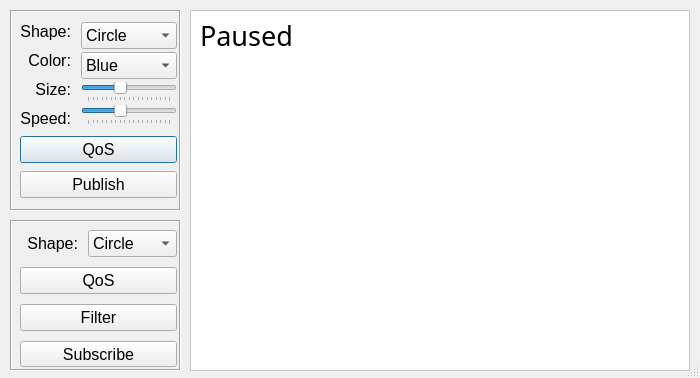
<?xml version="1.0" encoding="UTF-8"?>
<ui version="4.0">
 <class>ShapesDialog</class>
 <widget class="QDialog" name="ShapesDialog">
  <property name="windowModality">
   <enum>Qt::NonModal</enum>
  </property>
  <property name="enabled">
   <bool>true</bool>
  </property>
  <property name="geometry">
   <rect>
    <x>0</x>
    <y>0</y>
    <width>700</width>
    <height>378</height>
   </rect>
  </property>
  <property name="sizePolicy">
   <sizepolicy hsizetype="Fixed" vsizetype="Fixed">
    <horstretch>0</horstretch>
    <verstretch>0</verstretch>
   </sizepolicy>
  </property>
  <property name="minimumSize">
   <size>
    <width>700</width>
    <height>378</height>
   </size>
  </property>
  <property name="maximumSize">
   <size>
    <width>518</width>
    <height>378</height>
   </size>
  </property>
  <property name="focusPolicy">
   <enum>Qt::ClickFocus</enum>
  </property>
  <property name="windowTitle">
   <string> Zenoh - iShapes </string>
  </property>
  <property name="sizeGripEnabled">
   <bool>true</bool>
  </property>
  <property name="modal">
   <bool>false</bool>
  </property>
  <widget class="QFrame" name="frame">
   <property name="geometry">
    <rect>
     <x>10</x>
     <y>10</y>
     <width>171</width>
     <height>201</height>
    </rect>
   </property>
   <property name="font">
    <font>
     <family>Lucida Grande</family>
     <pointsize>12</pointsize>
    </font>
   </property>
   <property name="frameShape">
    <enum>QFrame::Box</enum>
   </property>
   <property name="frameShadow">
    <enum>QFrame::Sunken</enum>
   </property>
   <widget class="QWidget" name="layoutWidget">
    <property name="geometry">
     <rect>
      <x>10</x>
      <y>10</y>
      <width>157</width>
      <height>183</height>
     </rect>
    </property>
    <property name="font">
     <font>
      <family>Lucida Grande</family>
      <pointsize>12</pointsize>
     </font>
    </property>
    <layout class="QVBoxLayout" name="verticalLayout_3">
     <item>
      <layout class="QHBoxLayout" name="horizontalLayout">
       <property name="spacing">
        <number>10</number>
       </property>
       <item>
        <layout class="QVBoxLayout" name="verticalLayout">
         <item>
          <widget class="QLabel" name="wShapeLabel">
           <property name="font">
            <font>
             <family>Lucida Grande</family>
             <pointsize>12</pointsize>
             <stylestrategy>PreferAntialias</stylestrategy>
             <kerning>false</kerning>
            </font>
           </property>
           <property name="layoutDirection">
            <enum>Qt::LeftToRight</enum>
           </property>
           <property name="text">
            <string>Shape:</string>
           </property>
           <property name="alignment">
            <set>Qt::AlignRight|Qt::AlignTrailing|Qt::AlignVCenter</set>
           </property>
          </widget>
         </item>
         <item>
          <widget class="QLabel" name="colorLabel">
           <property name="font">
            <font>
             <family>Lucida Grande</family>
             <pointsize>12</pointsize>
             <stylestrategy>PreferAntialias</stylestrategy>
             <kerning>false</kerning>
            </font>
           </property>
           <property name="text">
            <string>Color:</string>
           </property>
           <property name="alignment">
            <set>Qt::AlignRight|Qt::AlignTrailing|Qt::AlignVCenter</set>
           </property>
          </widget>
         </item>
         <item>
          <widget class="QLabel" name="label">
           <property name="font">
            <font>
             <family>Lucida Grande</family>
             <pointsize>12</pointsize>
             <stylestrategy>PreferAntialias</stylestrategy>
             <kerning>false</kerning>
            </font>
           </property>
           <property name="text">
            <string>Size:</string>
           </property>
           <property name="alignment">
            <set>Qt::AlignRight|Qt::AlignTrailing|Qt::AlignVCenter</set>
           </property>
          </widget>
         </item>
         <item>
          <widget class="QLabel" name="label_2">
           <property name="font">
            <font>
             <family>Lucida Grande</family>
             <pointsize>12</pointsize>
             <stylestrategy>PreferAntialias</stylestrategy>
             <kerning>false</kerning>
            </font>
           </property>
           <property name="text">
            <string>Speed:</string>
           </property>
           <property name="alignment">
            <set>Qt::AlignRight|Qt::AlignTrailing|Qt::AlignVCenter</set>
           </property>
          </widget>
         </item>
        </layout>
       </item>
       <item>
        <layout class="QVBoxLayout" name="verticalLayout_2">
         <property name="spacing">
          <number>3</number>
         </property>
         <item>
          <widget class="QComboBox" name="wShapeList">
           <property name="font">
            <font>
             <family>Lucida Grande</family>
             <pointsize>12</pointsize>
             <stylestrategy>PreferAntialias</stylestrategy>
             <kerning>false</kerning>
            </font>
           </property>
           <item>
            <property name="text">
             <string>Circle</string>
            </property>
           </item>
           <item>
            <property name="text">
             <string>Square</string>
            </property>
           </item>
           <item>
            <property name="text">
             <string>Triangle</string>
            </property>
           </item>
          </widget>
         </item>
         <item>
          <widget class="QComboBox" name="colorList">
           <property name="font">
            <font>
             <family>Lucida Grande</family>
             <pointsize>12</pointsize>
             <stylestrategy>PreferAntialias</stylestrategy>
             <kerning>false</kerning>
            </font>
           </property>
           <item>
            <property name="text">
             <string>Blue</string>
            </property>
           </item>
           <item>
            <property name="text">
             <string>Red</string>
            </property>
           </item>
           <item>
            <property name="text">
             <string>Green</string>
            </property>
           </item>
           <item>
            <property name="text">
             <string>Orange</string>
            </property>
           </item>
           <item>
            <property name="text">
             <string>Yellow</string>
            </property>
           </item>
           <item>
            <property name="text">
             <string>Magenta</string>
            </property>
           </item>
           <item>
            <property name="text">
             <string>Cyan</string>
            </property>
           </item>
           <item>
            <property name="text">
             <string>Gray</string>
            </property>
           </item>
          </widget>
         </item>
         <item>
          <widget class="QSlider" name="sizeSlider">
           <property name="font">
            <font>
             <family>Lucida Grande</family>
             <pointsize>12</pointsize>
            </font>
           </property>
           <property name="minimum">
            <number>10</number>
           </property>
           <property name="maximum">
            <number>100</number>
           </property>
           <property name="singleStep">
            <number>10</number>
           </property>
           <property name="pageStep">
            <number>20</number>
           </property>
           <property name="value">
            <number>45</number>
           </property>
           <property name="sliderPosition">
            <number>45</number>
           </property>
           <property name="orientation">
            <enum>Qt::Horizontal</enum>
           </property>
           <property name="tickPosition">
            <enum>QSlider::TicksBelow</enum>
           </property>
           <property name="tickInterval">
            <number>5</number>
           </property>
          </widget>
         </item>
         <item>
          <widget class="QSlider" name="speedSlider">
           <property name="font">
            <font>
             <family>Lucida Grande</family>
             <pointsize>12</pointsize>
            </font>
           </property>
           <property name="minimum">
            <number>10</number>
           </property>
           <property name="maximum">
            <number>100</number>
           </property>
           <property name="singleStep">
            <number>10</number>
           </property>
           <property name="pageStep">
            <number>20</number>
           </property>
           <property name="value">
            <number>45</number>
           </property>
           <property name="sliderPosition">
            <number>45</number>
           </property>
           <property name="orientation">
            <enum>Qt::Horizontal</enum>
           </property>
           <property name="tickPosition">
            <enum>QSlider::TicksBelow</enum>
           </property>
           <property name="tickInterval">
            <number>5</number>
           </property>
          </widget>
         </item>
        </layout>
       </item>
      </layout>
     </item>
     <item>
      <widget class="QPushButton" name="pubQosButton">
       <property name="sizePolicy">
        <sizepolicy hsizetype="Minimum" vsizetype="Fixed">
         <horstretch>0</horstretch>
         <verstretch>0</verstretch>
        </sizepolicy>
       </property>
       <property name="font">
        <font>
         <family>Lucida Grande</family>
         <pointsize>12</pointsize>
         <stylestrategy>PreferAntialias</stylestrategy>
         <kerning>false</kerning>
        </font>
       </property>
       <property name="toolTip">
        <string>&lt;!DOCTYPE HTML PUBLIC &quot;-//W3C//DTD HTML 4.0//EN&quot; &quot;http://www.w3.org/TR/REC-html40/strict.dtd&quot;&gt;
&lt;html&gt;&lt;head&gt;&lt;meta name=&quot;qrichtext&quot; content=&quot;1&quot; /&gt;&lt;style type=&quot;text/css&quot;&gt;
p, li { white-space: pre-wrap; }
&lt;/style&gt;&lt;/head&gt;&lt;body style=&quot; font-family:'Ubuntu'; font-size:10pt; font-weight:400; font-style:normal;&quot;&gt;
&lt;p style=&quot; margin-top:0px; margin-bottom:0px; margin-left:0px; margin-right:0px; -qt-block-indent:0; text-indent:0px;&quot;&gt;Click to set custom QoS&lt;/p&gt;&lt;/body&gt;&lt;/html&gt;</string>
       </property>
       <property name="text">
        <string>QoS</string>
       </property>
       <property name="default">
        <bool>false</bool>
       </property>
       <property name="flat">
        <bool>false</bool>
       </property>
      </widget>
     </item>
     <item>
      <widget class="QPushButton" name="createWriterButton">
       <property name="sizePolicy">
        <sizepolicy hsizetype="Minimum" vsizetype="Fixed">
         <horstretch>0</horstretch>
         <verstretch>0</verstretch>
        </sizepolicy>
       </property>
       <property name="font">
        <font>
         <family>Lucida Grande</family>
         <pointsize>12</pointsize>
         <stylestrategy>PreferAntialias</stylestrategy>
         <kerning>false</kerning>
        </font>
       </property>
       <property name="toolTip">
        <string>&lt;!DOCTYPE HTML PUBLIC &quot;-//W3C//DTD HTML 4.0//EN&quot; &quot;http://www.w3.org/TR/REC-html40/strict.dtd&quot;&gt;
&lt;html&gt;&lt;head&gt;&lt;meta name=&quot;qrichtext&quot; content=&quot;1&quot; /&gt;&lt;style type=&quot;text/css&quot;&gt;
p, li { white-space: pre-wrap; }
&lt;/style&gt;&lt;/head&gt;&lt;body style=&quot; font-family:'Ubuntu'; font-size:10pt; font-weight:400; font-style:normal;&quot;&gt;
&lt;p style=&quot; margin-top:0px; margin-bottom:0px; margin-left:0px; margin-right:0px; -qt-block-indent:0; text-indent:0px;&quot;&gt;Click Publish Topic&lt;/p&gt;&lt;/body&gt;&lt;/html&gt;</string>
       </property>
       <property name="text">
        <string>Publish</string>
       </property>
      </widget>
     </item>
    </layout>
   </widget>
  </widget>
  <widget class="QFrame" name="frame_2">
   <property name="geometry">
    <rect>
     <x>10</x>
     <y>220</y>
     <width>171</width>
     <height>151</height>
    </rect>
   </property>
   <property name="font">
    <font>
     <family>Lucida Grande</family>
     <pointsize>12</pointsize>
    </font>
   </property>
   <property name="frameShape">
    <enum>QFrame::Box</enum>
   </property>
   <property name="frameShadow">
    <enum>QFrame::Sunken</enum>
   </property>
   <widget class="QWidget" name="layoutWidget1">
    <property name="geometry">
     <rect>
      <x>10</x>
      <y>10</y>
      <width>157</width>
      <height>137</height>
     </rect>
    </property>
    <property name="font">
     <font>
      <family>Lucida Grande</family>
      <pointsize>12</pointsize>
     </font>
    </property>
    <layout class="QVBoxLayout" name="verticalLayout_4">
     <property name="spacing">
      <number>10</number>
     </property>      
     <item>
      <layout class="QHBoxLayout" name="horizontalLayout_2">
       <item>
        <widget class="QLabel" name="label_3">
         <property name="font">
          <font>
           <family>Lucida Grande</family>
           <pointsize>12</pointsize>
           <stylestrategy>PreferAntialias</stylestrategy>
           <kerning>false</kerning>
          </font>
         </property>
         <property name="layoutDirection">
          <enum>Qt::LeftToRight</enum>
         </property>
         <property name="text">
          <string>Shape:</string>
         </property>
         <property name="alignment">
          <set>Qt::AlignRight|Qt::AlignTrailing|Qt::AlignVCenter</set>
         </property>
        </widget>
       </item>
       <item>
        <widget class="QComboBox" name="rShapeList">
         <property name="font">
          <font>
           <family>Lucida Grande</family>
           <pointsize>12</pointsize>
           <stylestrategy>PreferAntialias</stylestrategy>
           <kerning>false</kerning>
          </font>
         </property>
         <item>
          <property name="text">
           <string>Circle</string>
          </property>
         </item>
         <item>
          <property name="text">
           <string>Square</string>
          </property>
         </item>
         <item>
          <property name="text">
           <string>Triangle</string>
          </property>
         </item>
        </widget>
       </item>
      </layout>
     </item>
     <item>
      <widget class="QPushButton" name="subQosButton">
       <property name="font">
        <font>
         <family>Lucida Grande</family>
         <pointsize>12</pointsize>
         <stylestrategy>PreferAntialias</stylestrategy>
         <kerning>false</kerning>
        </font>
       </property>
       <property name="toolTip">
        <string>&lt;!DOCTYPE HTML PUBLIC &quot;-//W3C//DTD HTML 4.0//EN&quot; &quot;http://www.w3.org/TR/REC-html40/strict.dtd&quot;&gt;
&lt;html&gt;&lt;head&gt;&lt;meta name=&quot;qrichtext&quot; content=&quot;1&quot; /&gt;&lt;style type=&quot;text/css&quot;&gt;
p, li { white-space: pre-wrap; }
&lt;/style&gt;&lt;/head&gt;&lt;body style=&quot; font-family:'Ubuntu'; font-size:10pt; font-weight:400; font-style:normal;&quot;&gt;
&lt;p style=&quot; margin-top:0px; margin-bottom:0px; margin-left:0px; margin-right:0px; -qt-block-indent:0; text-indent:0px;&quot;&gt;Click to set custom QoS&lt;/p&gt;&lt;/body&gt;&lt;/html&gt;</string>
       </property>
       <property name="text">
        <string>QoS</string>
       </property>
      </widget>
     </item>
     <item>
      <widget class="QPushButton" name="filterButton">
       <property name="font">
        <font>
         <family>Lucida Grande</family>
         <pointsize>12</pointsize>
         <stylestrategy>PreferAntialias</stylestrategy>
         <kerning>false</kerning>
        </font>
       </property>
       <property name="toolTip">
        <string>&lt;!DOCTYPE HTML PUBLIC &quot;-//W3C//DTD HTML 4.0//EN&quot; &quot;http://www.w3.org/TR/REC-html40/strict.dtd&quot;&gt;
&lt;html&gt;&lt;head&gt;&lt;meta name=&quot;qrichtext&quot; content=&quot;1&quot; /&gt;&lt;style type=&quot;text/css&quot;&gt;
p, li { white-space: pre-wrap; }
&lt;/style&gt;&lt;/head&gt;&lt;body style=&quot; font-family:'Ubuntu'; font-size:10pt; font-weight:400; font-style:normal;&quot;&gt;
&lt;p style=&quot; margin-top:0px; margin-bottom:0px; margin-left:0px; margin-right:0px; -qt-block-indent:0; text-indent:0px;&quot;&gt;Click to set custom filters&lt;/p&gt;&lt;/body&gt;&lt;/html&gt;</string>
       </property>
       <property name="text">
        <string>Filter</string>
       </property>
        <property name="visible">
          <bool>false</bool>
        </property>
      </widget>
     </item>
     <item>
      <widget class="QPushButton" name="createReaderButton">
       <property name="font">
        <font>
         <family>Lucida Grande</family>
         <pointsize>12</pointsize>
         <stylestrategy>PreferAntialias</stylestrategy>
         <kerning>false</kerning>
        </font>
       </property>
       <property name="toolTip">
        <string>&lt;!DOCTYPE HTML PUBLIC &quot;-//W3C//DTD HTML 4.0//EN&quot; &quot;http://www.w3.org/TR/REC-html40/strict.dtd&quot;&gt;
&lt;html&gt;&lt;head&gt;&lt;meta name=&quot;qrichtext&quot; content=&quot;1&quot; /&gt;&lt;style type=&quot;text/css&quot;&gt;
p, li { white-space: pre-wrap; }
&lt;/style&gt;&lt;/head&gt;&lt;body style=&quot; font-family:'Ubuntu'; font-size:10pt; font-weight:400; font-style:normal;&quot;&gt;
&lt;p style=&quot; margin-top:0px; margin-bottom:0px; margin-left:0px; margin-right:0px; -qt-block-indent:0; text-indent:0px;&quot;&gt;Click Subscribe to Topic&lt;/p&gt;&lt;/body&gt;&lt;/html&gt;</string>
       </property>
       <property name="text">
        <string>Subscribe</string>
       </property>
      </widget>
     </item>
    </layout>
   </widget>
  </widget>
  <widget class="QFrame" name="renderFrame">
   <property name="geometry">
    <rect>
     <x>190</x>
     <y>10</y>
     <width>500</width>
     <height>361</height>
    </rect>
   </property>
   <property name="sizePolicy">
    <sizepolicy hsizetype="Preferred" vsizetype="Preferred">
     <horstretch>0</horstretch>
     <verstretch>0</verstretch>
    </sizepolicy>
   </property>
   <property name="minimumSize">
    <size>
     <width>500</width>
     <height>360</height>
    </size>
   </property>
   <property name="maximumSize">
    <size>
     <width>500</width>
     <height>380</height>
    </size>
   </property>
   <property name="palette">
    <palette>
     <active>
      <colorrole role="Base">
       <brush brushstyle="SolidPattern">
        <color alpha="255">
         <red>255</red>
         <green>255</green>
         <blue>255</blue>
        </color>
       </brush>
      </colorrole>
      <colorrole role="Window">
       <brush brushstyle="SolidPattern">
        <color alpha="255">
         <red>255</red>
         <green>255</green>
         <blue>255</blue>
        </color>
       </brush>
      </colorrole>
     </active>
     <inactive>
      <colorrole role="Base">
       <brush brushstyle="SolidPattern">
        <color alpha="255">
         <red>255</red>
         <green>255</green>
         <blue>255</blue>
        </color>
       </brush>
      </colorrole>
      <colorrole role="Window">
       <brush brushstyle="SolidPattern">
        <color alpha="255">
         <red>255</red>
         <green>255</green>
         <blue>255</blue>
        </color>
       </brush>
      </colorrole>
     </inactive>
     <disabled>
      <colorrole role="Base">
       <brush brushstyle="SolidPattern">
        <color alpha="255">
         <red>255</red>
         <green>255</green>
         <blue>255</blue>
        </color>
       </brush>
      </colorrole>
      <colorrole role="Window">
       <brush brushstyle="SolidPattern">
        <color alpha="255">
         <red>255</red>
         <green>255</green>
         <blue>255</blue>
        </color>
       </brush>
      </colorrole>
     </disabled>
    </palette>
   </property>
   <property name="font">
    <font>
     <family>Lucida Grande</family>
     <pointsize>12</pointsize>
    </font>
   </property>
   <property name="autoFillBackground">
    <bool>true</bool>
   </property>
   <property name="frameShape">
    <enum>QFrame::StyledPanel</enum>
   </property>
   <property name="frameShadow">
    <enum>QFrame::Raised</enum>
   </property>
   <widget class="QLabel" name="PausedLabel">
    <property name="geometry">
     <rect>
      <x>10</x>
      <y>10</y>
      <width>91</width>
      <height>31</height>
     </rect>
    </property>
    <property name="font">
     <font>
      <family>Sans Serif</family>
      <pointsize>20</pointsize>
     </font>
    </property>
    <property name="text">
     <string>Paused</string>
    </property>
   </widget>
  </widget>
  <zorder>frame_2</zorder>
  <zorder>renderFrame</zorder>
  <zorder>frame</zorder>
 </widget>
 <resources/>
 <connections>
  <connection>
   <sender>createWriterButton</sender>
   <signal>clicked()</signal>
   <receiver>ShapesDialog</receiver>
   <slot>onPublishButtonClicked()</slot>
   <hints>
    <hint type="sourcelabel">
     <x>107</x>
     <y>221</y>
    </hint>
    <hint type="destinationlabel">
     <x>111</x>
     <y>220</y>
    </hint>
   </hints>
  </connection>
  <connection>
   <sender>createReaderButton</sender>
   <signal>clicked()</signal>
   <receiver>ShapesDialog</receiver>
   <slot>onSubscribeButtonClicked()</slot>
   <hints>
    <hint type="sourcelabel">
     <x>85</x>
     <y>346</y>
    </hint>
    <hint type="destinationlabel">
     <x>89</x>
     <y>350</y>
    </hint>
   </hints>
  </connection>
  <connection>
   <sender>pubQosButton</sender>
   <signal>clicked()</signal>
   <receiver>ShapesDialog</receiver>
   <slot>onWriterQosButtonClicked()</slot>
   <hints>
    <hint type="sourcelabel">
     <x>126</x>
     <y>172</y>
    </hint>
    <hint type="destinationlabel">
     <x>181</x>
     <y>425</y>
    </hint>
   </hints>
  </connection>
  <connection>
   <sender>subQosButton</sender>
   <signal>clicked()</signal>
   <receiver>ShapesDialog</receiver>
   <slot>onReaderQosButtonClicked()</slot>
   <hints>
    <hint type="sourcelabel">
     <x>143</x>
     <y>292</y>
    </hint>
    <hint type="destinationlabel">
     <x>155</x>
     <y>522</y>
    </hint>
   </hints>
  </connection>
  <connection>
   <sender>filterButton</sender>
   <signal>clicked()</signal>
   <receiver>ShapesDialog</receiver>
   <slot>onFilterButtonClicked()</slot>
   <hints>
    <hint type="sourcelabel">
     <x>100</x>
     <y>312</y>
    </hint>
    <hint type="destinationlabel">
     <x>354</x>
     <y>189</y>
    </hint>
   </hints>
  </connection>
 </connections>
 <slots>
  <slot>onPublishButtonClicked()</slot>
  <slot>onSubscribeButtonClicked()</slot>
  <slot>onWriterQosButtonClicked()</slot>
  <slot>onReaderQosButtonClicked()</slot>
  <slot>onFilterButtonClicked()</slot>
 </slots>
</ui>
